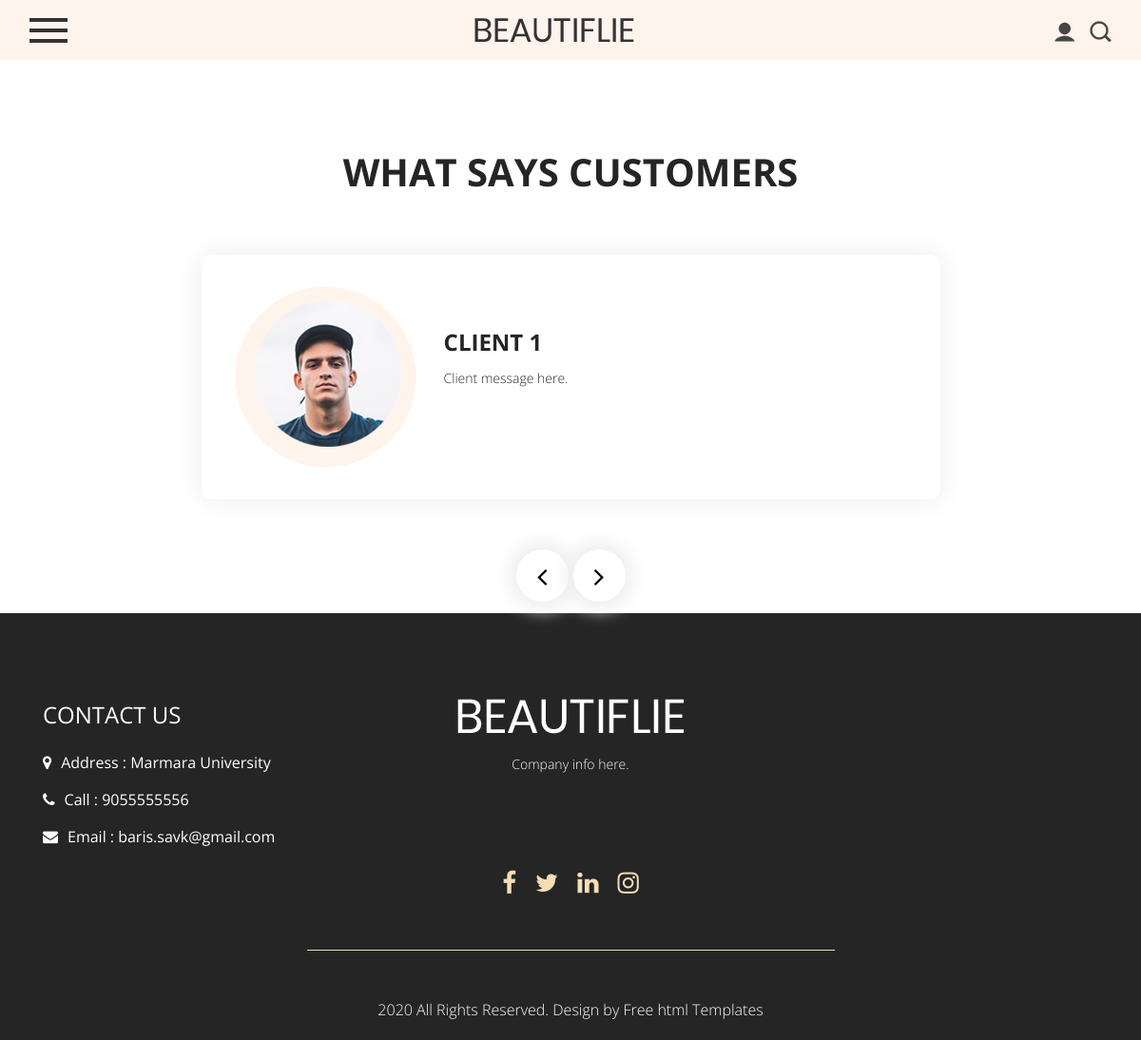
Screenshot of /client with the database file from the repository.
### app/models.py (models this page shows)
class Comments(db.Model):
    id = db.Column(db.Integer, primary_key=True)
    client_name = db.Column(db.String(100), nullable=False)
    client_comment = db.Column(db.String(500), nullable=False)
    client_image = db.Column(db.String(255), nullable=True)

class AboutFooter(db.Model):
    id = db.Column(db.Integer, primary_key=True)
    about = db.Column(db.String(100), nullable=False)
    about_text = db.Column(db.String(255), nullable=True)
    about_image = db.Column(db.String(255), nullable=True)
    adress = db.Column(db.String(255), nullable=True)
    call = db.Column(db.String(255), nullable=True)
    email = db.Column(db.String(255), nullable=True)
    footer = db.Column(db.String(255), nullable=True)
    google_maps = db.Column(db.String, nullable=True)
    facebook = db.Column(db.String(255), nullable=True)
    twitter = db.Column(db.String(255), nullable=True)
    linkedin = db.Column(db.String(255), nullable=True)
    instagram = db.Column(db.String(255), nullable=True)
    contactheader = db.Column(db.String(255), nullable=True)
    contacttext = db.Column(db.String(255), nullable=True)

### app/views.py (the view)
@app.route('/client')
def client():
    clients = Comments.query.all()
    about = AboutFooter.query.all()
    return render_template('client.html', clients = clients, about=about)

### app/templates/client.html (shortened to what this page needs)
<!DOCTYPE html>
<html lang="en">
   <head>
      <link rel="stylesheet" href="{{ url_for('static', filename='css/bootstrap.min.css') }}">
      <link rel="stylesheet" href="{{ url_for('static', filename='css/style.css') }}">
      <link rel="stylesheet" href="{{ url_for('static', filename='css/responsive.css') }}">
      <link rel="stylesheet" href="{{ url_for('static', filename='css/jquery.mCustomScrollbar.min.css') }}">
      <link rel="stylesheet" href="https://netdna.bootstrapcdn.com/font-awesome/4.0.3/css/font-awesome.css">
      <link rel="stylesheet" href="{{ url_for('static', filename='css/owl.carousel.min.css') }}">
      <link rel="stylesheet" href="{{ url_for('static', filename='css/owl.theme.default.min.css') }}">
      <link rel="stylesheet" href="https://cdnjs.cloudflare.com/ajax/libs/fancybox/2.1.5/jquery.fancybox.min.css" media="screen">
      <link href="https://unpkg.com/gijgo@1.9.13/css/gijgo.min.css" rel="stylesheet" type="text/css" />
   </head>
   <body>
      <div class="header_section">
         <div class="container-fluid">
            <nav class="navbar navbar-light bg-light justify-content-between">
               <span class="toggle_icon" onclick="openNav()"><img src="{{ url_for('static', filename='images/toggle-icon.png') }}"></span>
               <a class="logo" href="{{ url_for('index') }}"><img src="{{ url_for('static', filename='images/logo.png') }}"></a></a>
               {% if current_user.is_authenticated%}
               <form class="form-inline ">
                  <div class="login_text">
                     <ul>
                        <li><a href="{{ url_for('auth.logout') }}"><img src="{{ url_for('static', filename='images/user-icon.png') }}"> {{current_user.username}} (LOGOUT)</a></li>
                        <li><a href="{{ url_for('cart') }}"><img src="{{ url_for('static', filename='images/bag-icon.png') }}"></a></li>
                        <li><a href="{{ url_for('products') }}"><img src="{{ url_for('static', filename='images/search-icon.png') }}"></a></li>
                     </ul>
                  </div>
               </form>
               {% else %}
               <form class="form-inline ">
                  <div class="login_text">
                     <ul>
                        <li><a href="{{ url_for('auth.login') }}"><img src="{{ url_for('static', filename='images/user-icon.png') }}"></a></li>
                        <li><a href="{{ url_for('products') }}"><img src="{{ url_for('static', filename='images/search-icon.png') }}"></a></li>
                     </ul>
                  </div>
               </form>
               {%endif%}
            </nav>
         </div>
      </div>
      <div class="customer_section layout_padding">
         <div class="container">
            <div class="row">
               <div class="col-sm-12">
                  <h1 class="customer_taital">What says customers</h1>
               </div>
            </div>
            <div id="main_slider" class="carousel slide" data-ride="carousel">
               <div class="carousel-inner">
                  {% for client in clients %}
                    <div class="carousel-item {% if loop.first %}active{% endif %}">
                      <div class="client_section_2">
                        <div class="client_main">
                          <div class="client_left">
                            <div class="client_img"><img src="{{ url_for('static', filename='') }}{{ client.client_image }}"></div>
                          </div>
                          <div class="client_right">
                            <h3 class="name_text">{{ client.client_name }}</h3>
                            <p class="dolor_text">{{ client.client_comment }}</p>
                          </div>
                        </div>
                      </div>
                    </div>
                  {% endfor %}
                </div>
               <a class="carousel-control-prev" href="#main_slider" role="button" data-slide="prev">
               <i class="fa fa-angle-left"></i>
               </a>
               <a class="carousel-control-next" href="#main_slider" role="button" data-slide="next">
               <i class="fa fa-angle-right"></i>
               </a>
            </div>
         </div>
      </div>
      <div class="footer_section layout_padding">
         <div class="container">
            <div class="contact_section_2">
               <div class="row">
                  <div class="col-sm-4">
                     <h3 class="address_text">Contact Us</h3>
                     <div class="address_bt">
                        <ul>
                           <li>
                              <a href="#">
                              <i class="fa fa-map-marker" aria-hidden="true"></i><span class="padding_left10">Address : {{about[0].adress}}</span>
                              </a>
                           </li>
                           <li>
                              <a href="#">
                              <i class="fa fa-phone" aria-hidden="true"></i><span class="padding_left10">Call : {{about[0].call}}</span>
                              </a>
                           </li>
                           <li>
                              <a href="#">
                              <i class="fa fa-envelope" aria-hidden="true"></i><span class="padding_left10">Email : {{about[0].email}}</span>
                              </a>
                           </li>
                        </ul>
                     </div>
                  </div>
                  <div class="col-sm-4">
                     <div class="footer_logo_1"><a href="{{ url_for('index') }}"><img src="{{ url_for('static', filename='images/footer-logo.png') }}"></a></div>
                     <p class="dummy_text">{{about[0].footer}}</p>
                  </div>
               </div>
            </div>
            <div class="social_icon">
               <ul>
                  <li>
                     <a href="{{about[0].facebook}}"><i class="fa fa-facebook" aria-hidden="true"></i></a>
                  </li>
                  <li>
                     <a href="{{about[0].twitter}}"><i class="fa fa-twitter" aria-hidden="true"></i></a>
                  </li>
                  <li>
                     <a href="{{about[0].linkedin}}"><i class="fa fa-linkedin" aria-hidden="true"></i></a>
                  </li>
                  <li>
                     <a href="{{about[0].instagram}}"><i class="fa fa-instagram" aria-hidden="true"></i></a>
                  </li>
               </ul>
            </div>
         </div>
      </div>
      <div class="copyright_section">
         <div class="container">
            <p class="copyright_text">2020 All Rights Reserved. Design by <a href="https://html.design">Free html  Templates</a></p>
         </div>
      </div>
   </body>
</html>

### app/static/css/style.css (style rules this page uses)
* { box-sizing: border-box !important; transition: ease all 0.5s; }
html { scroll-behavior: smooth; }
body { color: #666666; font-size: 14px; line-height: 1.80857; font-weight: normal; overflow-x: hidden; font-family: 'Open Sans', sans-serif; }
a { color: #1f1f1f; text-decoration: none !important; outline: none !important; -webkit-transition: all .3s ease-in-out; -moz-transition: all .3s ease-in-out; -ms-transition: all .3s ease-in-out; -o-transition: all .3s ease-in-out; transition: all .3s ease-in-out; }
h1, h2, h3, h4, h5, h6 { letter-spacing: 0; font-weight: normal; position: relative; padding: 0 0 10px 0; font-weight: normal; line-height: normal; color: #111111; margin: 0 }
h1 { font-size: 24px }
h3 { font-size: 18px }
*, *::after, *::before { -webkit-box-sizing: border-box; -moz-box-sizing: border-box; box-sizing: border-box; }
ul, li, ol { margin: 0px; padding: 0px; list-style: none; }
p { margin: 20px; font-weight: 300; font-size: 15px; line-height: 24px; }
a { color: #222222; text-decoration: none; outline: none !important; }
a, .btn { text-decoration: none !important; outline: none !important; -webkit-transition: all .3s ease-in-out; -moz-transition: all .3s ease-in-out; -ms-transition: all .3s ease-in-out; -o-transition: all .3s ease-in-out; transition: all .3s ease-in-out; }
img { max-width: 100%; height: auto; }
.layout_padding { padding-top: 90px; padding-bottom: 0px; }
.header_section { width: 100%; float: left; background-color: #fef4ec; height: auto; background-size: 100%; }
.bg-light { background-color: transparent!important; }
.toggle_icon { padding: 10px 0px; }
.login_text { width: 100%; float: left; }
.login_text ul { margin: 0px; padding: 0px; }
.login_text li { font-size: 18px; color: #000000; text-transform: uppercase; float: left; padding-left: 15px; }
.login_text a { color: #000000; }
.customer_section { width: 100%; float: left; padding-bottom: 70px; }
.customer_taital { width: 100%; float: left; font-size: 40px; text-transform: uppercase; text-align: center; color: #252525; font-weight: bold; }
.client_section_2 { width: 70%; margin: 0 auto; padding-top: 50px; }
.client_main { width: 100%; float: left; background-color: #fff; border-radius: 10px; padding: 20px; box-shadow: 0px 0px 30px 1px #eeeeed; margin-bottom: 50px; }
.client_left { width: 30%; float: left; }
.client_right { width: 70%; float: left; padding-top: 55px; padding-left: 14px; }
.name_text { width: 100%; float: left; font-size: 24px; color: #252525; font-weight: bold; text-transform: uppercase; }
.dolor_text { width: 100%; float: left; font-size: 14px; color: #252525; margin: 0px; }
.client_img { width: 100%; text-align: center; }
#main_slider a.carousel-control-prev { left: -60px; top: 360px; }
#main_slider a.carousel-control-next { right: -60px; top: 360px; }
#main_slider .carousel-control-next, #main_slider .carousel-control-prev { width: 55px; height: 55px; background: #ffffff; opacity: 1; font-size: 30px; color: #000000; border-radius: 100px; box-shadow: 0px 0px 18px 8px #eeeeed; left: 0px; right: 0px; margin: 0 auto; }
.contact_section_2 { width: 100%; float: left; }
.footer_section { width: 100%; float: left; background-color: #252525; height: auto; background-size: 100%; padding-bottom: 30px; }
.footer_logo_1 { width: 100%; float: left; text-align: center; }
.address_bt { width: 100%; float: left; }
.address_bt ul { margin: 0px; padding: 0px; }
.address_bt li { font-size: 16px; color: #ffffff; padding: 10px 0px 0px 0px; }
.address_bt li a { color: #ffffff; }
.padding_left10 { padding-left: 10px; }
.address_text { font-size: 24px; color: #ffffff; text-transform: uppercase; }
.dummy_text { width: 100%; float: left; font-size: 14px; color: #ffffff; margin: 0px; text-align: center; padding-top: 20px; }
.social_icon { width: 50%; margin: 0 auto; text-align: center; padding-top: 40px; border-bottom: 1px solid #f5ddb6; padding-bottom: 30px; }
.social_icon ul { margin: 0px; padding: 0px; display: inline-block; text-align: center; }
.social_icon li { float: left; font-size: 26px; color: #f5ddb6; padding: 10px; }
.social_icon li a { color: #f5ddb6; }
.copyright_section { width: 100%; float: left; background-color: #252525; height: auto; }
.copyright_text { width: 100%; color: #ffffff; text-align: center; font-size: 16px; margin: 20px 0px; }
.copyright_text a { color: #ffffff; }

### rows the page displays
Comments: client_image (picture), client_name "CLIENT 1", client_comment "Client message here."
AboutFooter: adress "Marmara University", call "9055555556", email "baris.savk@gmail.com", footer "Company info here."
